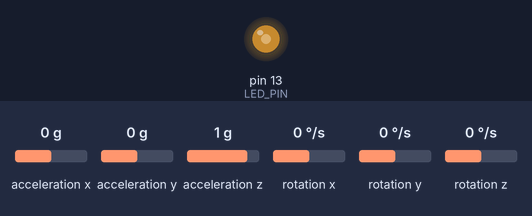
Bench run of a sketch on a simulated Arduino Uno, built with avr-gcc and run on an emulated ATmega328P. On the bench: output pins drawn as LEDs (lit = HIGH). The test bench sets the inputs (shaded band); at power-on: rotation x 0 °/s, rotation y 0 °/s, rotation z 0 °/s, acceleration x 0 g, acceleration y 0 g, acceleration z 1 g. What the sketch prints to the serial monitor is not drawn.

Above: at 0.83 s.
1.3 s: rotation x set to 7 °/s
4.3 s: rotation y set to -153 °/s
7.3 s: rotation y set to -161 °/s
10.3 s: rotation z set to 7 °/s
13.3 s: rotation x set to 0 °/s
Timing chart, 0 to 17.3 s (numbered marks = the images above; inputs shaded):
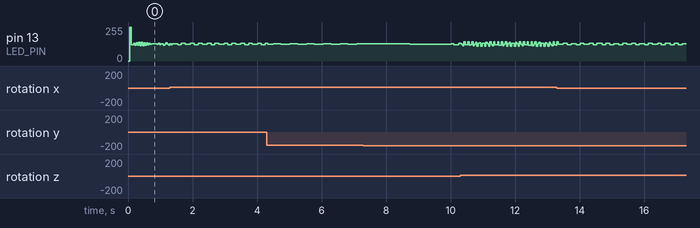

The sketch:

Raw_Impact_Tests.ino
```cpp
// I2Cdev and MPU6050 must be installed as libraries, or else the .cpp/.h files
// for both classes must be in the include path of your project
#include "I2Cdev.h"
#include "MPU6050.h"
#include "Wire.h"

MPU6050 accelgyro;

int16_t ax, ay, az;
int16_t gx, gy, gz;


#define LED_PIN 13
bool blinkState = false;

unsigned long microTimer = 0;
bool prevGAlarm = false;
int counter = 0;

void setup()
{
  // join I2C bus (I2Cdev library doesn't do this automatically)

  Wire.begin();


  // initialize serial communication
  // (38400 chosen because it works as well at 8MHz as it does at 16MHz, but
  // it's really up to you depending on your project)
  Serial.begin(38400);

  // initialize device
  Serial.println("Initializing I2C devices...");
  accelgyro.initialize();

  // verify connection
  Serial.println("Testing device connections...");
  Serial.println(accelgyro.testConnection() ? "MPU6050 connection successful" : "MPU6050 connection failed");

  // use the code below to change accel/gyro offset values

  Serial.println("Updating internal sensor offsets...");
  // -76	-2359	1688	0	0	0
  accelgyro.setFullScaleAccelRange(MPU6050_ACCEL_FS_16);
  Serial.print(accelgyro.getXAccelOffset()); Serial.print("\t"); // -76
  Serial.print(accelgyro.getYAccelOffset()); Serial.print("\t"); // -2359
  Serial.print(accelgyro.getZAccelOffset()); Serial.print("\t"); // 1688
  Serial.print(accelgyro.getXGyroOffset()); Serial.print("\t"); // 0
  Serial.print(accelgyro.getYGyroOffset()); Serial.print("\t"); // 0
  Serial.print(accelgyro.getZGyroOffset()); Serial.print("\t"); // 0
  Serial.print("\n");
  accelgyro.setXGyroOffset(-861);
  accelgyro.setYGyroOffset(-36);
  accelgyro.setZGyroOffset(180);
  accelgyro.setXAccelOffset(-3097);
  accelgyro.setYAccelOffset(-417);
  accelgyro.setZAccelOffset(4421);
  Serial.print(accelgyro.getXAccelOffset()); Serial.print("\t"); // -76
  Serial.print(accelgyro.getYAccelOffset()); Serial.print("\t"); // -2359
  Serial.print(accelgyro.getZAccelOffset()); Serial.print("\t"); // 1688
  Serial.print(accelgyro.getXGyroOffset()); Serial.print("\t"); // 0
  Serial.print(accelgyro.getYGyroOffset()); Serial.print("\t"); // 0
  Serial.print(accelgyro.getZGyroOffset()); Serial.print("\t"); // 0
  Serial.print("\n");


  // configure Arduino LED pin for output
  pinMode(LED_PIN, OUTPUT);
}

void loop()
{
  // read raw accel/gyro measurements from device
  //accelgyro.getMotion6(&ax, &ay, &az, &gx, &gy, &gz);

  // these methods (and a few others) are also available

  //accelgyro.getRotation(&gx, &gy, &gz);

  // display tab-separated accel/gyro x/y/z values

  //Serial.print(gx); Serial.print("\t");
  //Serial.print(gy); Serial.print("\t");
  //Serial.println(gz);

  if (micros() - microTimer > 50)
  {
    accelgyro.getRotation(&gx, &gy, &gz);

    Serial.print(gx); Serial.print("\t");
    Serial.print(gy); Serial.print("\t");
    Serial.print(gz); Serial.print("\t");
    Serial.print(vectorMag()); Serial.print("\t");
    Serial.print(millis()); Serial.println("\t");


    if (vectorMag() > 23)
    {
      counter++;
      prevGAlarm = true;
      //Serial.println("HIGH G");
    }
    else
    {
      if (prevGAlarm && counter > 3 && counter < 15)
      {
        Serial.println("=========ALARM===========");
      }
      counter = 0;
    }

    microTimer = 0;
  }

  // blink LED to indicate activity
  blinkState = !blinkState;
  digitalWrite(LED_PIN, blinkState);
}

int freeRam()
{
  extern int __heap_start, *__brkval;
  int v;
  return (int) &v - (__brkval == 0 ? (int) &__heap_start : (int) __brkval);
}

double vectorMag()
{
  double sqx = (gx / 2048) * (gx / 2048);
  double sqy = (gy / 2048) * (gy / 2048);
  double sqz = (gz / 2048) * (gz / 2048);
  double asqx = abs(sqx);
  double asqy = abs(sqy);
  double asqz = abs(sqz);
  double magnitude = sqrt(asqx + asqy + asqz); // TODO: Is this going to cause memory problems??
  return magnitude;
}
```
